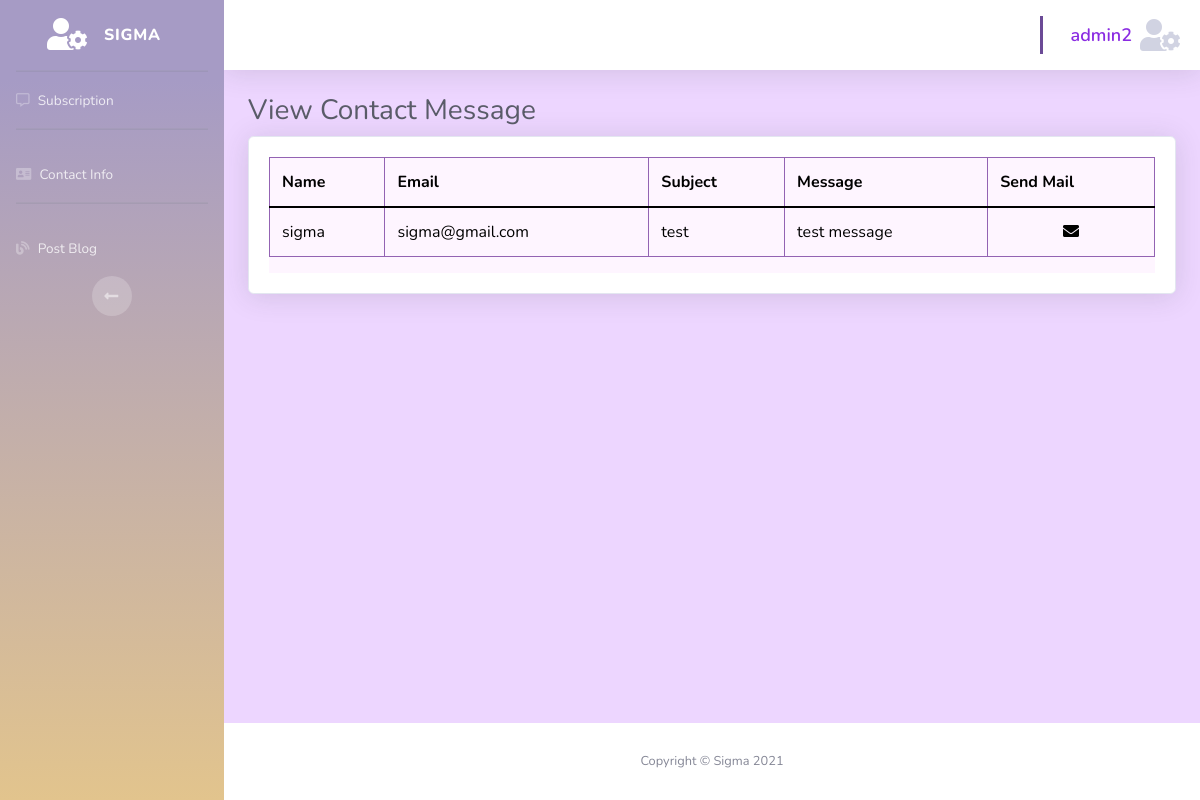
Screenshot of /contact.php (signed in) with the database file from the repository.
### tables this page shows
CREATE TABLE `contacttable` (
  `contact_id` int(100) NOT NULL,
  `name` varchar(255) NOT NULL,
  `email` varchar(255) NOT NULL,
  `subject` varchar(255) NOT NULL,
  `cmessage` varchar(255) NOT NULL
);

### contact.php (the view, shortened to what this page needs)
<?php
include "database/database.php";
$select_sql = "SELECT * FROM contacttable";
$selectALL = $database -> query($select_sql);
?>
<!DOCTYPE html>
<html lang="en">
<head>
    <link href="vendor/fontawesome-free/css/all.min.css" rel="stylesheet" type="text/css">
    <link rel="stylesheet" href="css/custom.css">
    <link href="https://cdn.jsdelivr.net/npm/bootstrap@5.0.2/dist/css/bootstrap.min.css" rel="stylesheet"
>
    <link rel="stylesheet" href="https://use.fontawesome.com/releases/v5.15.3/css/all.css"
>
    <link href="css/technoProVer3.css" rel="stylesheet">
    <link href="vendor/datatables/dataTables.bootstrap4.css" rel="stylesheet">
</head>
<body id="page-top">
    <div id="wrapper">
        <ul class="navbar-nav bg-gradient-primary sidebar sidebar-dark accordion cbg" id="accordionSidebar">
            <a class="sidebar-brand d-flex align-items-center justify-content-center" href="admin.php">
                <div class="sidebar-brand-icon">
                    <i class="fas fa-user-cog"></i>
                </div>
                <div class="sidebar-brand-text mx-3">Sigma</div>
            </a>
            <hr class="sidebar-divider my-0">
            <li class="nav-item">
                <a class="nav-link" href="admin.php">
                    <i class="far fa-comment-alt"></i>
                    <span>Subscription</span></a>
            </li>
            <hr class="sidebar-divider">
            <li class="nav-item">
                <a class="nav-link" href="contact.php">
                <i class="fas fa-address-card"></i>
                    <span>Contact Info</span></a>
            </li>
            <hr class="sidebar-divider">
            <li class="nav-item">
                <a class="nav-link" href="postblog.php">
                <i class="fas fa-blog"></i>
                    <span>Post Blog</span></a>
            </li>
            <div class="text-center d-none d-md-inline">
                <button class="rounded-circle border-0" id="sidebarToggle"></button>
            </div>
        </ul>
        <div id="content-wrapper" class="d-flex flex-column">
            <div id="content">
                <nav class="navbar navbar-expand navbar-light bg-white topbar mb-4 static-top shadow">
                    <ul class="navbar-nav ml-auto">
                        <div class="topbar-divider d-none d-sm-block"></div>
                        <li class="nav-item dropdown no-arrow">
                            <a class="nav-link dropdown-toggle" href="#" id="userDropdown" role="button"
                                data-toggle="dropdown" aria-haspopup="true" aria-expanded="false">
                                <span
                                    class="mr-2 d-none d-lg-inline userS"><?php echo isset($_SESSION['username'])?$_SESSION['username']:""; ?></span>
                                <i class="img-profile cprofile fas fa-user-cog"></i>
                            </a>
                        </li>
                    </ul>
                </nav>
                <div class="container-fluid">
                    <h1 class="h3 mb-2 text-gray-800">View Contact Message</h1>
                    <div class="card shadow mb-4">
                        <div class="card-body">
                            <div class="table-responsive">
                                <table class="table table-bordered" id="dataTable" width="100%" cellspacing="0">
                                    <thead>
                                        <tr>
                                            <th>Name</th>
                                            <th>Email</th>
                                            <th>Subject</th>
                                            <th>Message</th>
                                            <th>Send Mail</th>
                                        </tr>
                                    </thead>
                                    <tbody>
                                        <?php if($selectALL -> num_rows>0){ ?>
                                        <?php while($grabData=$selectALL -> fetch_assoc()) {?>
                                        <tr>
                                            <td><?php echo $grabData['name'];?></td>
                                            <td><?php echo $grabData['email'];?></td>
                                            <td><?php echo $grabData['subject'];?></td>
                                            <td><?php echo $grabData['cmessage'];?></td>
                                            <td style="text-align:center;">
                                                <a href="mailto:<?php echo $grabData['email'] ?>" title="mail">
                                                    <i class="fas fa-envelope" style="color:black;"></i></a>
                                            </td>
                                        </tr>
                                        <?php }?>
                                        <?php }?>
                                    </tbody>
                                </table>
                            </div>
                        </div>
                    </div>
                </div>
            </div>
            <footer class="sticky-footer bg-white">
                <div class="container my-auto">
                    <div class="copyright text-center my-auto">
                        <span>Copyright &copy; Sigma 2021</span>
                    </div>
                </div>
            </footer>
        </div>
    </div>
</body>
</html>

### css/custom.css (style rules this page uses)
.cbg { background-image: linear-gradient(180deg, #a69bc5 10%, #e2c48d 100%) !important; background-size: cover !important; }
.cprofile { font-size: 32px; }
.userS { font-size: 18px; font-weight: 600 !important; color: blueviolet; }

### rows the page displays
contacttable: name "sigma", email "sigma@gmail.com", subject "test", cmessage "test message"

### other values shown
$_SESSION['username'] "admin2"
